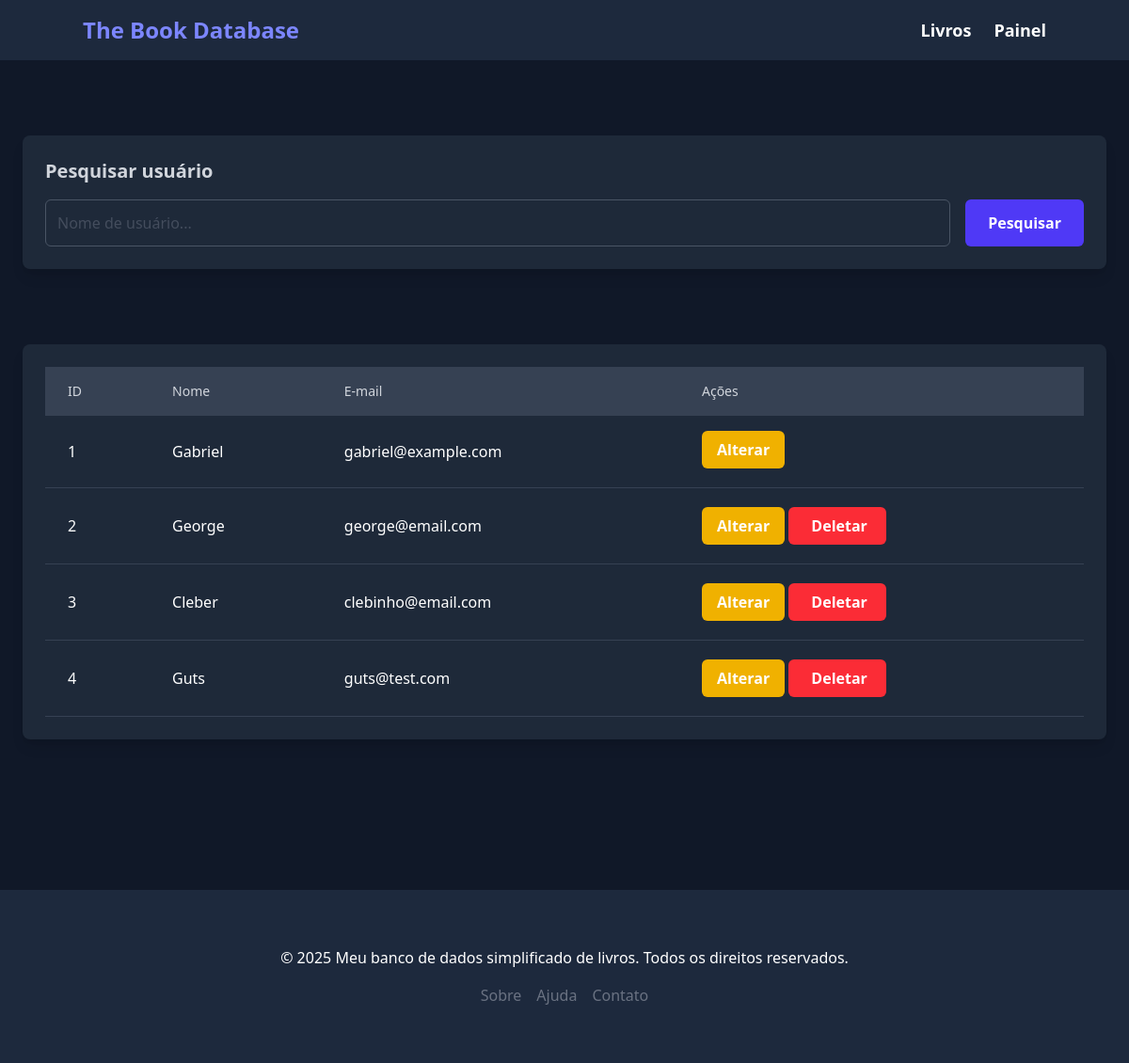
Page /usersList.php (signed in) on the earlier database version.
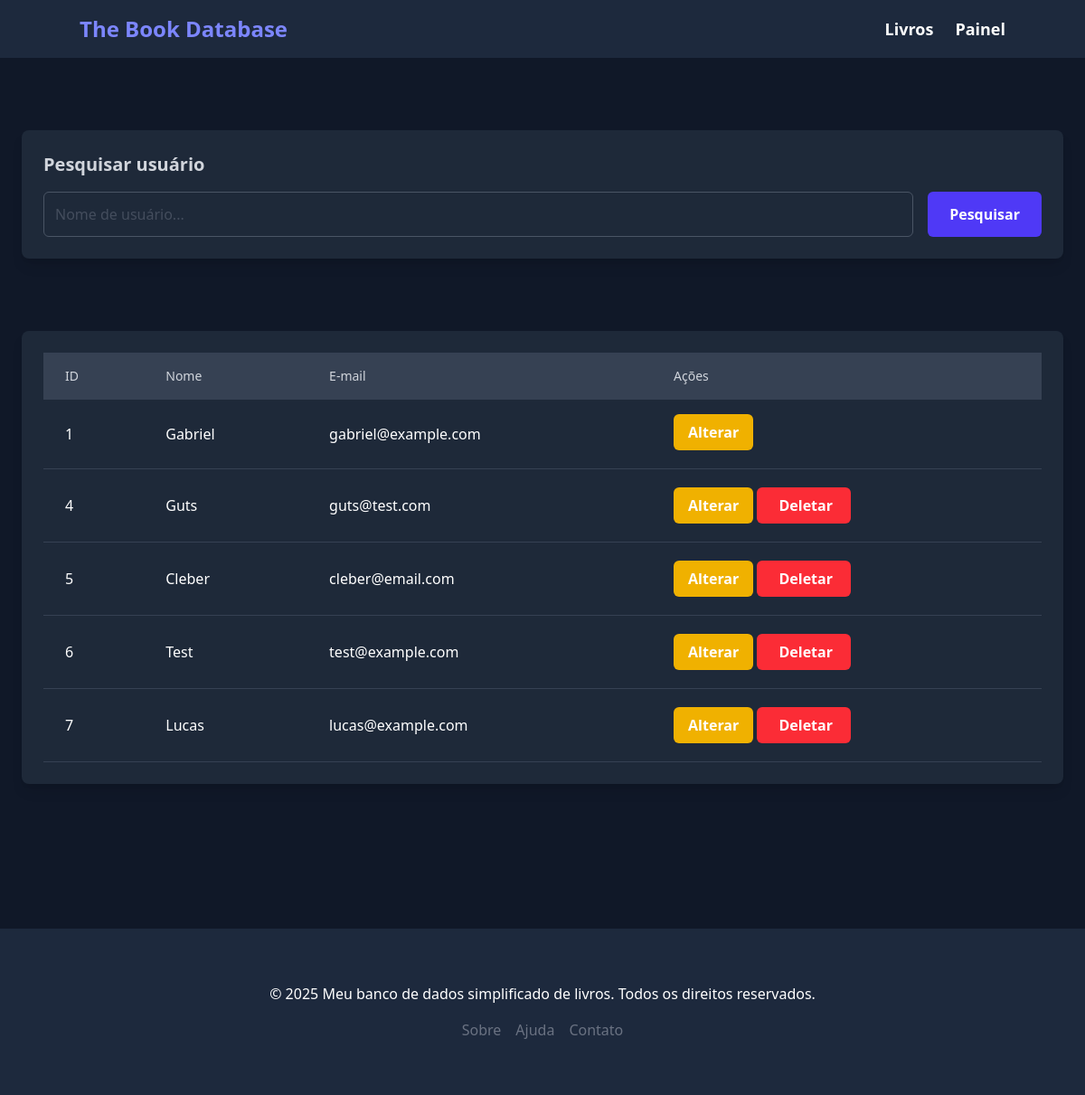
Same page on the later database version.
### tables this page shows
CREATE TABLE users(
id INTEGER PRIMARY KEY AUTOINCREMENT,
name VARCHAR(255) NOT NULL,
email VARCHAR(255) NOT NULL,
password VARCHAR(255) NOT NULL
);

### db.php (called while the page is built)
<?php
function db(){
    return $db = new PDO('sqlite:banco.sqlite');
}
?>

### usersList.php (the view, shortened to what this page needs)
<?php
include('db.php');
include('header.php');
if (!isset($_POST['user-search'])) {
    $query = db()->prepare("SELECT id,name,email FROM users");
    $query->execute();
    $users = $query->fetchAll();
} else {
    $query = db()->prepare("SELECT id,name,email FROM users WHERE name LIKE :search");
    $query->execute([
        'search' => "%" . $_POST['user-search'] . "%"
    ]);
    $users = $query->fetchAll();
}
?>
<div class="pt-10 pb-30">
    <section class="max-w-7xl mx-auto px-6 py-10">
        <div class="bg-gray-800 p-6 rounded-lg shadow-lg">
            <form action="" method="post" class="space-y-4">
                <label for="user-search" class="block text-xl font-semibold text-gray-300">Pesquisar usuário</label>
                <div class="flex space-x-4">
                    <input type="search" name="user-search" placeholder="Nome de usuário..." class="w-full p-3 border border-gray-600 rounded-md focus:outline-none focus:ring-2 focus:ring-indigo-500 text-gray-500">
                    <button type="submit" class="px-6 py-3 bg-indigo-600 text-white font-semibold rounded-md hover:bg-indigo-700 transition">Pesquisar</button>
                </div>
            </form>
        </div>
    </section>
    <section class="max-w-7xl mx-auto px-6 py-10">
        <?php if (count($users) > 0): ?>
            <div class="overflow-x-auto bg-gray-800 p-6 rounded-lg shadow-lg">
                <table class="min-w-full text-left table-auto">
                    <thead>
                        <tr class="bg-gray-700">
                            <th class="px-6 py-4 text-sm font-medium text-gray-300">ID</th>
                            <th class="px-6 py-4 text-sm font-medium text-gray-300">Nome</th>
                            <th class="px-6 py-4 text-sm font-medium text-gray-300">E-mail</th>
                            <th class="px-6 py-4 text-sm font-medium text-gray-300">Ações</th>
                        </tr>
                    </thead>
                    <tbody>
                        <?php foreach ($users as $user): ?>
                            <tr class="border-b border-gray-700">
                                <td class="px-6 py-4"><?= $user['id']; ?></td>
                                <td class="px-6 py-4"><?= $user['name']; ?></td>
                                <td class="px-6 py-4"><?= $user['email']; ?></td>
                                <td class="px-6 py-4">
                                    <form action="updateUser.php" method="post" class="inline-block mb-1">
                                        <button type="submit" name="update-user-id" class="px-4 py-2 bg-yellow-500 text-white font-semibold rounded-md hover:bg-yellow-600 transition">Alterar</button>
                                    </form>
                                    <?php if($_SESSION['id'] != $user['id']): ?>
                                    <form action="actions.php" method="post" class="inline-block mt-1">
                                        <button type="submit" name="delete-user" class=" pl-6 px-5 py-2 bg-red-500 text-white text-center font-semibold rounded-md hover:bg-red-600 transition">Deletar</button>
                                    </form>
                                    <?php endif; ?>
                                </td>
                            </tr>
                        <?php endforeach; ?>
                    </tbody>
                </table>
            </div>
        <?php endif; ?>
    </section>
</div>
<?php
include('footer.php');
?>

### header.php (shortened to what this page needs)
<!DOCTYPE html>
<html lang="pt-br">
<head>
    <script src="https://cdn.jsdelivr.net/npm/@tailwindcss/browser@4"></script>
</head>
<body class="bg-gray-900 text-white">
<header class="bg-slate-800 text-white p-4">
    <div class="container mx-auto flex justify-between items-center">
        <h1 class="text-2xl font-bold text-indigo-400 hover:text-indigo-500 transition"><a href="index.php">The Book Database</a></h1>
        <nav>
            <ul class="flex space-x-6">
                <?php if (isset($_SESSION['id'])): ?>
                    <li><a href="booksList.php" class="text-white font-bold text-lg hover:text-indigo-400 transition">Livros</a></li>
                    <li><a href="panel.php" class="text-white font-bold text-lg hover:text-indigo-400 transition">Painel</a></li>
                <?php else: ?>
                    <li><a href="signIn.php" class="text-white font-bold text-lg hover:text-indigo-400 transition">Sign In</a></li>
                    <li><a href="signUp.php" class="text-white font-bold text-lg hover:text-indigo-400 transition">Sign Up</a></li>
                <?php endif; ?>
            </ul>
        </nav>
    </div>
</header>

### footer.php
<footer class="bg-slate-800 text-white py-15">
    <div class="container mx-auto text-center">
      <p>&copy; 2025 Meu banco de dados simplificado de livros. Todos os direitos reservados.</p>
      <div class="mt-4 flex justify-center space-x-4">
        <a href="#" class="text-gray-500 hover:text-white">Sobre</a>
        <a href="#" class="text-gray-500 hover:text-white">Ajuda</a>
        <a href="#" class="text-gray-500 hover:text-white">Contato</a>
      </div>
    </div>
</footer>
</body>
</html>

Differences in the rows shown:
removed users: id "2", name "George", email "george@email.com"
removed users: id "3", name "Cleber", email "clebinho@email.com"
added users: id "5", name "Cleber", email "cleber@email.com"
added users: id "6", name "Test", email "test@example.com"
added users: id "7", name "Lucas", email "lucas@example.com"
